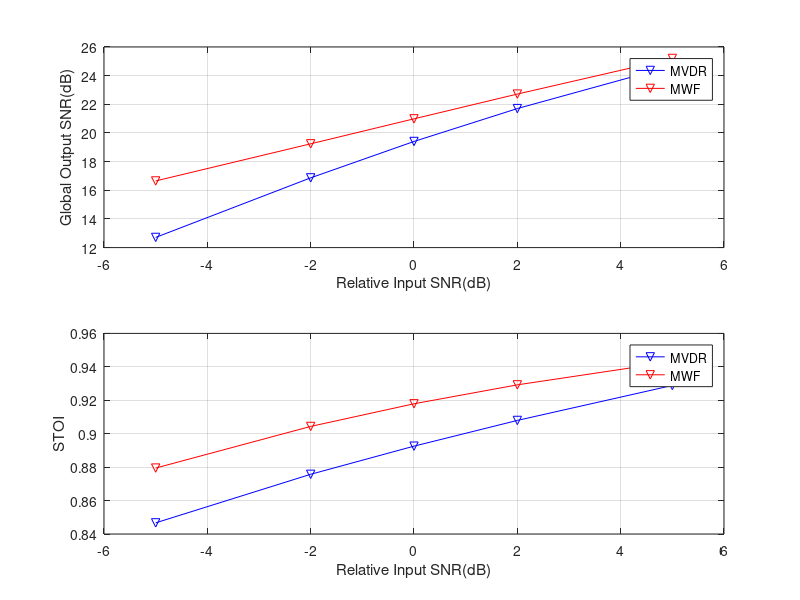

The MATLAB script that drew this image:
clc
clear
load('Result_MVDR.mat')
load('Result_MWF.mat')
SNR_input =[-5,-2,0,2,5];
SNR_mwf = MWF(:,3);
SNR_mvdr = MVDR(:,3);
STOI_mwf = MWF(:,4);
STOI_mvdr = MVDR(:,4);
subplot(2,1,1);
plot(SNR_input,SNR_mvdr,'b-v',SNR_input,SNR_mwf,'r-v');
legend('MVDR','MWF');
xlabel('Relative Input SNR(dB)');
ylabel('Global Output SNR(dB)');
grid on;
subplot(2,1,2);
plot(SNR_input,STOI_mvdr,'b-v',SNR_input,STOI_mwf,'r-v');
legend('MVDR','MWF');
xlabel('Relative Input SNR(dB)');
ylabel('STOI')
grid on;